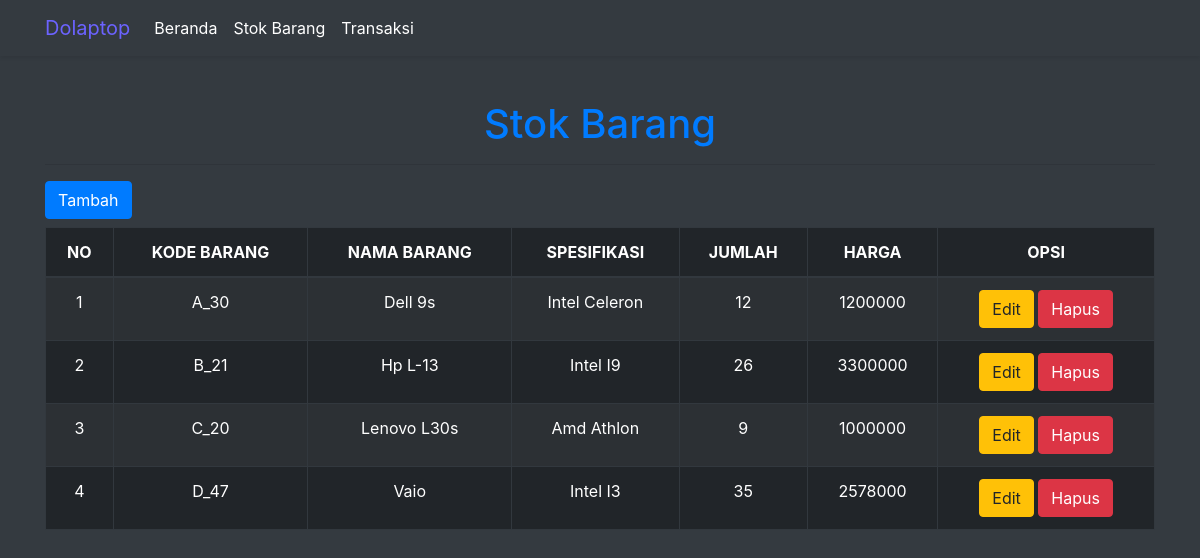
/view/stok/index.php (signed in), run on the app's committed database.
### tables this page shows
CREATE TABLE `barang` (
  `kode_barang` varchar(255) NOT NULL,
  `nama_barang` varchar(255) NOT NULL,
  `spesifikasi` varchar(255) NOT NULL,
  `jumlah` int(11) NOT NULL,
  `harga` int(11) NOT NULL
);

### view/stok/index.php (the view, shortened to what this page needs)
<?php include '../../controller/config.php'; ?>
<!DOCTYPE html>
<html>
<head>
	<link rel="stylesheet" type="text/css" href="../../assets/css/bootstrap.min.css">
	<link rel="stylesheet" type="text/css" href="../../assets/css/style.css">
</head>
<body class="bg-dark">
    <nav class="navbar navbar-expand-lg bg-dark navbar-light shadow-sm fixed-top">
	    <div class="container">
	      <a class="navbar-brand" href="../index.php">Dolaptop</a>
	      <div class="collapse navbar-collapse" id="navbar">
	        <ul class="navbar-nav mr-auto">
	          <li class="nav-item">
	            <a class="nav-link text-white" href="../../admin/index.php">Beranda</a>
	          </li>
	          <li class="nav-item">
	          	<a class="nav-link text-white" href="index.php">Stok Barang</a>
	          </li>
	          <li class="nav-item">
	          	<a class="nav-link text-white" href="../transaksi/index.php">Transaksi</a>
	          </li>
	        </ul>
	      </div>
	    </div>
    </nav>
	<div class="container" style="margin-top: 100px;">
		<h1 class="text-primary text-center">Stok Barang</h1>
		<hr>
		<a href="add.php" class="btn btn-primary mb-2 text-right">Tambah</a>
		<table class="table table-dark table-bordered table-striped table-hover text-center">
			<thead class="thead-dark text-uppercase">
				<tr>
					<th>no</th>
					<th>kode barang</th>
					<th>nama barang</th>
					<th>spesifikasi</th>
					<th>jumlah</th>
					<th>harga</th>
					<th>opsi</th>
				</tr>
			</thead>
			<tbody class="text-capitalize">
			<?php
				$query = "SELECT * FROM barang";
				$result = mysqli_query($conn, $query);
				$no = 1;
				foreach ($result as $value) { ?>
				<tr>
					<td><?= $no++ ?></td>
					<td><?= $value['kode_barang'] ?></td>
					<td><?= $value['nama_barang'] ?></td>
					<td><?= $value['spesifikasi'] ?></td>
					<td><?= $value['jumlah'] ?></td>
					<td><?= $value['harga'] ?></td>
					<td>
						<a href="edit.php?kode_barang=<?= $value['kode_barang'] ?>" class="btn btn-warning">Edit</a>
						<a href="../../controller/data_barang/delete.php?kode_barang=<?= $value['kode_barang'] ?>" class="btn btn-danger">Hapus</a>
					</td>
				</tr>
			<?php } ?>
			</tbody>
		</table>
	</div>
</body>
</html>

### assets/css/style.css (style rules this page uses)
.navbar-brand { color: #6c63ff !important; }
.shadow-sm { box-shadow: 0 0.125rem 0.25rem rgba(0, 0, 0, 0.075) !important; }

### data on the page
barang: kode_barang "A_30", nama_barang "Dell 9s", spesifikasi "Intel Celeron", jumlah "12", harga "1200000"
barang: kode_barang "B_21", nama_barang "Hp L-13", spesifikasi "Intel I9", jumlah "26", harga "3300000"
barang: kode_barang "C_20", nama_barang "Lenovo L30s", spesifikasi "Amd Athlon", jumlah "9", harga "1000000"
barang: kode_barang "D_47", nama_barang "Vaio", spesifikasi "Intel I3", jumlah "35", harga "2578000"
